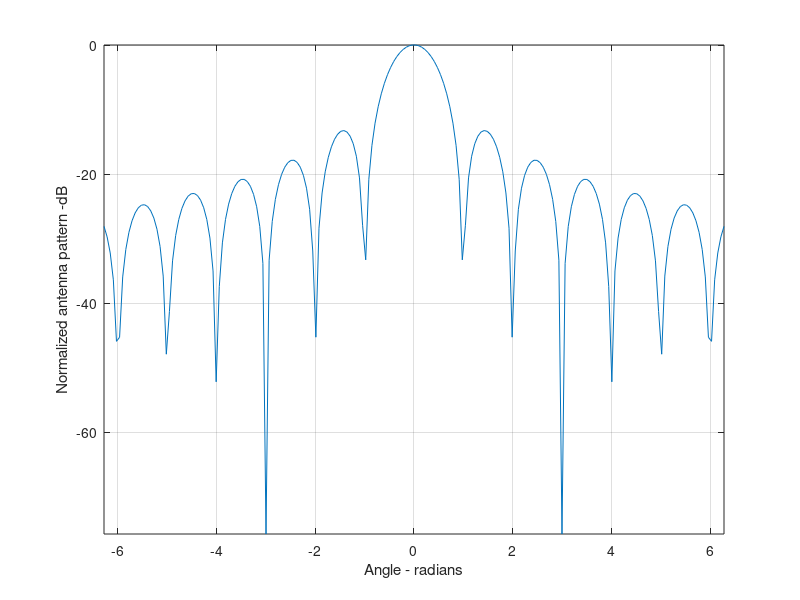

The MATLAB script that drew this image:
% Use this program to reproduce Fig. 1.23
clear all
close all
x = linspace(-2*pi,2*pi, 200);
y = sinc(x);
y = y ./ (max(y));
figure (1)
plot(x, 20*log10(abs(y)));
grid
axis tight
xlabel('Angle - radians')
ylabel('Normalized antenna pattern -dB')